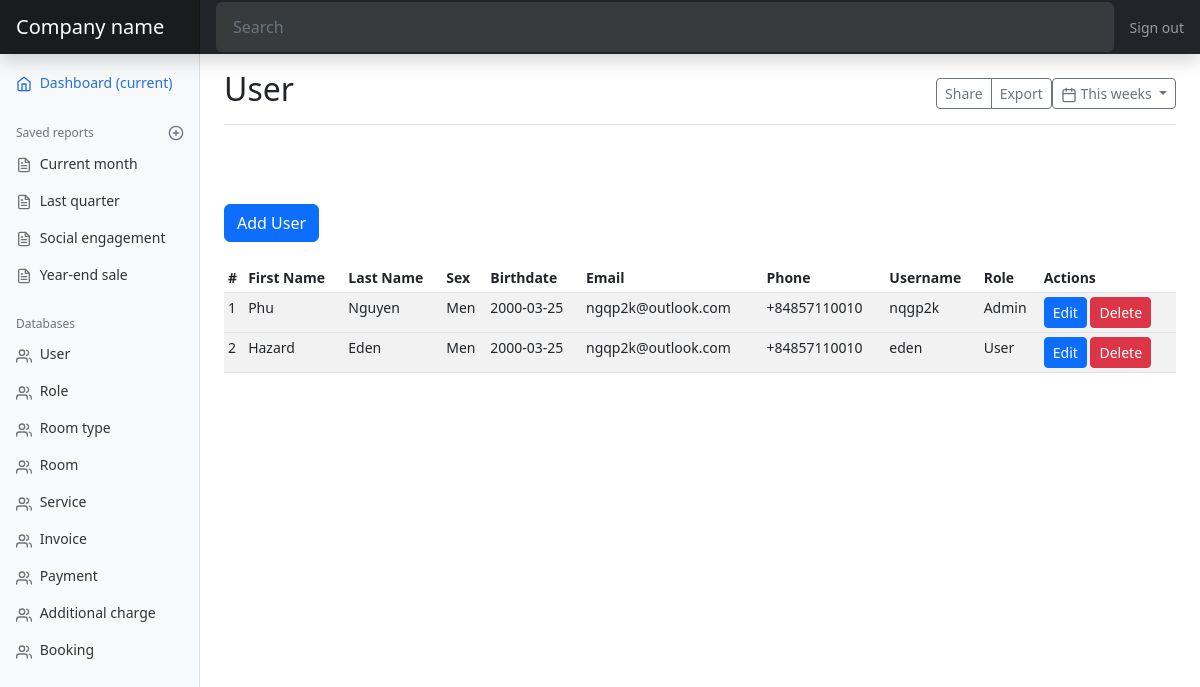
/user, run on the app's committed database.
### models.py (models this page shows, shortened)
class User(db.Model):
    id = db.Column(db.Integer, primary_key=True)
    first_name = db.Column(db.String(50))
    last_name = db.Column(db.String(50))
    sex = db.Column(db.Enum(Sex))
    birthdate = db.Column(db.Date)
    email = db.Column(db.String(50))
    phone = db.Column(db.String(50))
    username = db.Column(db.String(255), unique=True)
    hash_password = db.Column(db.String(255))
    rold_id = db.Column(db.Integer, db.ForeignKey('role.id'))
    role = db.relationship('Role', backref=db.backref('user', lazy=True))
    @property
    def password(self):
        raise AttributeError('password: write-only field')

class Role(db.Model):
    id = db.Column(db.Integer, primary_key=True)
    name = db.Column(db.String(50))
    def __str__(self) -> str:
        return self.name

### views.py (the view)
@app.route('/user')
def user_page():
    users = models.User.query.all()
    return render_template('mdUser.html', users=users)

### views.py (called while the page is built)
@app.template_filter()
def to_string(obj):
    if isinstance(obj, enum.Enum):
        return obj.name
    return obj

### templates/mdUser.html (shortened to what this page needs)
{% extends 'admin.html' %}
{% block title %}User{% endblock %}
{% block content %}
<a href="{{ url_for('add_user') }}" class="btn btn-primary" tabindex="-1" role="button">Add User</a>
<br/>
<br/>
<div class="table-responsive">
  <table class="table table-striped table-sm">
    <thead>
      <tr>
        <th>#</th>
        <th>First Name</th>
        <th>Last Name</th>
        <th>Sex</th>
        <th>Birthdate</th>
        <th>Email</th>
        <th>Phone</th>
        <th>Username</th>
        <th>Role</th>
        <th>Actions</th>
      </tr>
    </thead>
    <tbody>
      {% for user in users %}
      <tr>
        <td>{{ user.id }}</td>
        <td>{{ user.first_name }}</td>
        <td>{{ user.last_name }}</td>
        <td>{{ user.sex | to_string }}</td>
        <td>{{ user.birthdate }}</td>
        <td>{{ user.email }}</td>
        <td>{{ user.phone }}</td>
        <td>{{ user.username }}</td>
        <td>{{ user.role }}</td>
        <td>
          <a href="{{ url_for('edit_user', user_id=user.id) }}" class="btn btn-primary btn-sm">Edit</a>
          <a href="{{ url_for('delete_user', user_id=user.id) }}" class="btn btn-danger btn-sm">Delete</a>
        </td>
      <tr>
        {% endfor %}
    </tbody>
  </table>
</div>
{% endblock %}

### static/dashboard.css (style rules this page uses)
body { font-size: .875rem; }

### data on the page
User: id "1", first_name "Phu", last_name "Nguyen", sex|to_string "Men", birthdate "2000-03-25", email "ngqp2k@outlook.com", phone "+84857110010", username "nqgp2k", role "Admin"
User: id "2", first_name "Hazard", last_name "Eden", sex|to_string "Men", birthdate "2000-03-25", email "ngqp2k@outlook.com", phone "+84857110010", username "eden", role "User"
